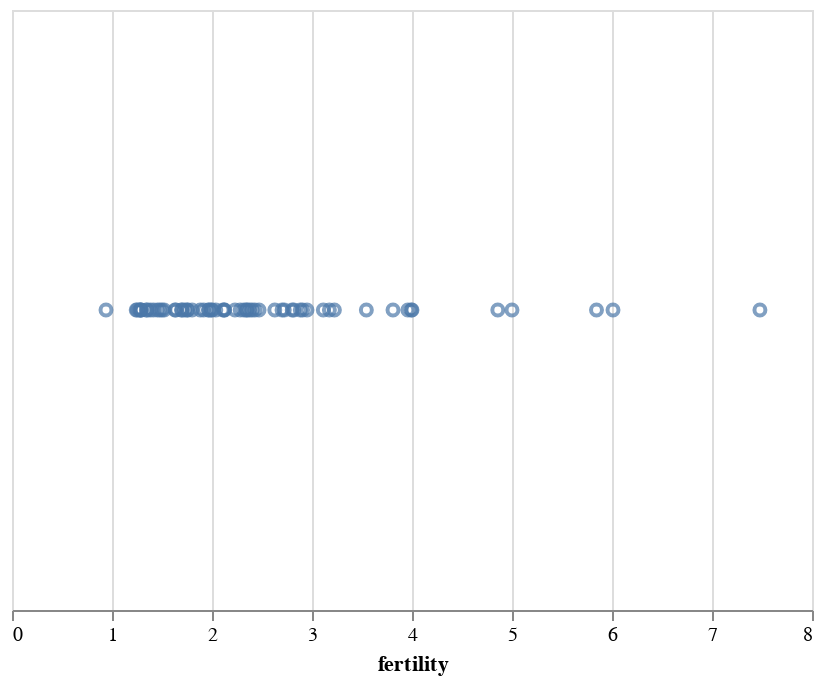

Notebook cell for this chart:
### Markdown cell above
### X

The `x` encoding channel sets a mark's horizontal position (x-coordinate). In addition, default choices of axis and title are made automatically. In the chart below, the choice of a quantitative data type results in a continuous linear axis scale:

### Code cell
alt.Chart(data2000).mark_point().encode(
    alt.X('fertility:Q')
)

### Figure 1 — Vega-Lite specification as saved in the notebook (floating-point values rounded to 4 significant figures)
{"$schema": "https://vega.github.io/schema/vega-lite/v2.6.0.json", "config": {"view": {"height": 300, "width": 400}}, "data": {"name": "data-fdeb0b749a6385830bd1445d39ad6ea0"}, "datasets": {"data-fdeb0b749a6385830bd1445d39ad6ea0": [{"cluster": 0, "country": "Afghanistan", "fertility": 7.479, "life_expect": 42.13, "pop": 23898198, "year": 2000}, {"cluster": 3, "country": "Argentina", "fertility": 2.35, "life_expect": 74.34, "pop": 37497728, "year": 2000}, {"cluster": 3, "country": "Aruba", "fertility": 2.124, "life_expect": 73.45, "pop": 69539, "year": 2000}, {"cluster": 4, "country": "Australia", "fertility": 1.756, "life_expect": 80.37, "pop": 19164620, "year": 2000}, {"cluster": 1, "country": "Austria", "fertility": 1.382, "life_expect": 78.98, "pop": 8113413, "year": 2000}, {"cluster": 3, "country": "Bahamas", "fertility": 2.111, "life_expect": 71.07, "pop": 290075, "year": 2000}, {"cluster": 0, "country": "Bangladesh", "fertility": 3.224, "life_expect": 62.01, "pop": 130406594, "year": 2000}, {"cluster": 3, "country": "Barbados", "fertility": 1.5, "life_expect": 75.97, "pop": 273483, "year": 2000}, {"cluster": 1, "country": "Belgium", "fertility": 1.638, "life_expect": 78.32, "pop": 10263618, "year": 2000}, {"cluster": 3, "country": "Bolivia", "fertility": 3.958, "life_expect": 63.88, "pop": 8152620, "year": 2000}, {"cluster": 3, "country": "Brazil", "fertility": 2.345, "life_expect": 71.01, "pop": 175552771, "year": 2000}, {"cluster": 3, "country": "Canada", "fertility": 1.522, "life_expect": 79.77, "pop": 31278097, "year": 2000}, {"cluster": 3, "country": "Chile", "fertility": 2, "life_expect": 77.86, "pop": 15153450, "year": 2000}, {"cluster": 4, "country": "China", "fertility": 1.7, "life_expect": 72.03, "pop": 1262645000, "year": 2000}, {"cluster": 3, "country": "Colombia", "fertility": 2.47, "life_expect": 71.68, "pop": 39685655, "year": 2000}, {"cluster": 3, "country": "Costa Rica", "fertility": 2.281, "life_expect": 78.12, "pop": 3710558, "year": 2000}, {"cluster": 1, "country": "Croatia", "fertility": 1.348, "life_expect": 74.88, "pop": 4410830, "year": 2000}, {"cluster": 3, "country": "Cuba", "fertility": 1.63, "life_expect": 77.16, "pop": 11134273, "year": 2000}, {"cluster": 3, "country": "Dominican Republic", "fertility": 2.95, "life_expect": 70.85, "pop": 8385828, "year": 2000}, {"cluster": 3, "country": "Ecuador", "fertility": 2.817, "life_expect": 74.17, "pop": 12505204, "year": 2000}, {"cluster": 5, "country": "Egypt", "fertility": 3.174, "life_expect": 69.81, "pop": 70492342, "year": 2000}, {"cluster": 3, "country": "El Salvador", "fertility": 2.883, "life_expect": 70.73, "pop": 6122515, "year": 2000}, {"cluster": 1, "country": "Finland", "fertility": 1.754, "life_expect": 78.37, "pop": 5168595, "year": 2000}, {"cluster": 1, "country": "France", "fertility": 1.883, "life_expect": 79.59, "pop": 59381628, "year": 2000}, {"cluster": 1, "country": "Georgia", "fertility": 1.478, "life_expect": 70.48, "pop": 4777209, "year": 2000}, {"cluster": 1, "country": "Germany", "fertility": 1.346, "life_expect": 78.67, "pop": 82187909, "year": 2000}, {"cluster": 1, "country": "Greece", "fertility": 1.277, "life_expect": 78.26, "pop": 10559110, "year": 2000}, {"cluster": 3, "country": "Grenada", "fertility": 2.429, "life_expect": 67.75, "pop": 89312, "year": 2000}, {"cluster": 3, "country": "Haiti", "fertility": 4, "life_expect": 58.14, "pop": 7306302, "year": 2000}, {"cluster": 4, "country": "Hong Kong", "fertility": 0.94, "life_expect": 81.5, "pop": 6658720, "year": 2000}, {"cluster": 1, "country": "Iceland", "fertility": 1.993, "life_expect": 80.5, "pop": 281043, "year": 2000}, {"cluster": 0, "country": "India", "fertility": 3.113, "life_expect": 62.88, "pop": 1007702000, "year": 2000}, {"cluster": 4, "country": "Indonesia", "fertility": 2.376, "life_expect": 68.59, "pop": 206265000, "year": 2000}, {"cluster": 5, "country": "Iran", "fertility": 2.124, "life_expect": 69.45, "pop": 65660289, "year": 2000}, {"cluster": 5, "country": "Iraq", "fertility": 4.858, "life_expect": 57.05, "pop": 22675617, "year": 2000}, {"cluster": 1, "country": "Ireland", "fertility": 1.969, "life_expect": 77.78, "pop": 3791690, "year": 2000}, {"cluster": 5, "country": "Israel", "fertility": 2.906, "life_expect": 79.7, "pop": 5842454, "year": 2000}, {"cluster": 1, "country": "Italy", "fertility": 1.286, "life_expect": 80.24, "pop": 57719337, "year": 2000}, {"cluster": 3, "country": "Jamaica", "fertility": 2.628, "life_expect": 72.05, "pop": 2615467, "year": 2000}, {"cluster": 4, "country": "Japan", "fertility": 1.291, "life_expect": 82, "pop": 126699784, "year": 2000}, {"cluster": 2, "country": "Kenya", "fertility": 5, "life_expect": 50.99, "pop": 29985839, "year": 2000}, {"cluster": 4, "country": "South Korea", "fertility": 1.917, "life_expect": 66.66, "pop": 21647682, "year": 2000}, {"cluster": 4, "country": "North Korea", "fertility": 1.242, "life_expect": 77.05, "pop": 47351083, "year": 2000}, {"cluster": 5, "country": "Lebanon", "fertility": 2.319, "life_expect": 71.03, "pop": 3578036, "year": 2000}, {"cluster": 3, "country": "Mexico", "fertility": 2.401, "life_expect": 74.9, "pop": 99926620, "year": 2000}, {"cluster": 1, "country": "Netherlands", "fertility": 1.726, "life_expect": 78.53, "pop": 15907853, "year": 2000}, {"cluster": 4, "country": "New Zealand", "fertility": 1.964, "life_expect": 79.11, "pop": 3819762, "year": 2000}, {"cluster": 2, "country": "Nigeria", "fertility": 5.845, "life_expect": 46.61, "pop": 114306700, "year": 2000}, {"cluster": 1, "country": "Norway", "fertility": 1.801, "life_expect": 79.05, "pop": 4492400, "year": 2000}, {"cluster": 0, "country": "Pakistan", "fertility": 3.994, "life_expect": 63.61, "pop": 146342958, "year": 2000}, {"cluster": 3, "country": "Peru", "fertility": 2.7, "life_expect": 69.91, "pop": 25979722, "year": 2000}, {"cluster": 4, "country": "Philippines", "fertility": 3.544, "life_expect": 70.3, "pop": 79739825, "year": 2000}, {"cluster": 1, "country": "Poland", "fertility": 1.251, "life_expect": 74.67, "pop": 38654164, "year": 2000}, {"cluster": 1, "country": "Portugal", "fertility": 1.454, "life_expect": 77.29, "pop": 10335597, "year": 2000}, {"cluster": 2, "country": "Rwanda", "fertility": 6.01, "life_expect": 43.41, "pop": 7507056, "year": 2000}, {"cluster": 5, "country": "Saudi Arabia", "fertility": 3.81, "life_expect": 71.63, "pop": 23153090, "year": 2000}, {"cluster": 2, "country": "South Africa", "fertility": 2.802, "life_expect": 53.37, "pop": 44066197, "year": 2000}, {"cluster": 1, "country": "Spain", "fertility": 1.287, "life_expect": 79.78, "pop": 40016081, "year": 2000}, {"cluster": 1, "country": "Switzerland", "fertility": 1.415, "life_expect": 80.62, "pop": 7266920, "year": 2000}, {"cluster": 1, "country": "Turkey", "fertility": 2.23, "life_expect": 70.84, "pop": 65666677, "year": 2000}, {"cluster": 1, "country": "United Kingdom", "fertility": 1.695, "life_expect": 78.47, "pop": 59522468, "year": 2000}, {"cluster": 3, "country": "United States", "fertility": 2.038, "life_expect": 77.31, "pop": 282338631, "year": 2000}, {"cluster": 3, "country": "Venezuela", "fertility": 2.723, "life_expect": 72.77, "pop": 23542649, "year": 2000}]}, "encoding": {"x": {"field": "fertility", "type": "quantitative"}}, "mark": "point"}
